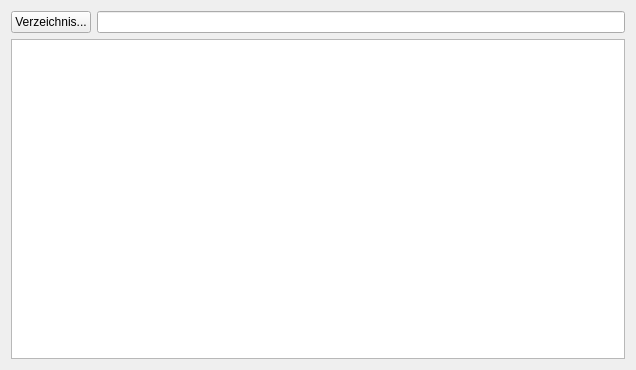
<?xml version="1.0" encoding="UTF-8"?>
<ui version="4.0">
 <class>FileSelectTab</class>
 <widget class="QWidget" name="FileSelectTab">
  <property name="geometry">
   <rect>
    <x>0</x>
    <y>0</y>
    <width>636</width>
    <height>370</height>
   </rect>
  </property>
  <property name="windowTitle">
   <string>FileSelectTab</string>
  </property>
  <layout class="QVBoxLayout" name="verticalLayout">
   <item>
    <layout class="QHBoxLayout" name="directoryLayout">
     <item>
      <widget class="QPushButton" name="openButton">
       <property name="focusPolicy">
        <enum>Qt::StrongFocus</enum>
       </property>
       <property name="text">
        <string>Verzeichnis...</string>
       </property>
      </widget>
     </item>
     <item>
      <widget class="QLineEdit" name="lineEditDirectory">
       <property name="focusPolicy">
        <enum>Qt::NoFocus</enum>
       </property>
       <property name="readOnly">
        <bool>true</bool>
       </property>
      </widget>
     </item>
    </layout>
   </item>
   <item>
    <widget class="QTreeView" name="treeView"/>
   </item>
  </layout>
 </widget>
 <layoutdefault spacing="6" margin="11"/>
 <tabstops>
  <tabstop>treeView</tabstop>
  <tabstop>openButton</tabstop>
  <tabstop>lineEditDirectory</tabstop>
 </tabstops>
 <resources/>
 <connections/>
</ui>
